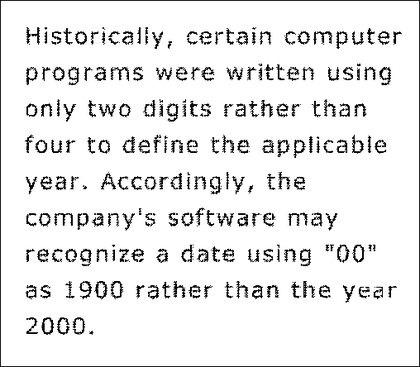
%> input picture Fig0449(a).tif, 420 x 367 px, shrunk from 508 x 444 before the run
$ octave repaire_GLPF.m   (GNU Octave 9; MATLAB toolbox functions it lacks are replaced by stand-ins)
%> lines starting %> are read from the running program, lines starting %| are printed output that depends on the picture
### gaussianLPF.m
function [ fl ] = gaussianLPF( m,n,d )
fl=zeros(m,n);
for i=1:m
    for j=1:n
        D=sqrt((i-m/2).^2 + (j-n/2).^2);
        fl(i,j)=exp(-1*D.^2/(2*d.^2));
    end
end

end

### repaire_GLPF.m
%%%Digital image processing
%%Author: Reza Rahimian
%%
clc;clear;close all
img=imread('Fig0449(a).tif');
%> img is the input picture: size 367x420 uint8; min 0, max 255, mean 234.5
figure();subplot(1,2,1);imshow(img);title('Orginal image');
ff_img=fftshift(fft2(img));
[m,n]=size(img);
%> m = 367; n = 420
d=100;

filter=gaussianLPF(m,n,d);
%> after the loop in gaussianLPF, `for i=1:m`:
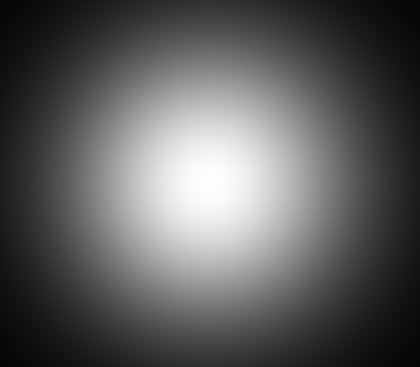
%> fl: size 367x420 double; min 0.0205, max 1, mean 0.367
result=ff_img.*filter;
subplot(1,2,2);imshow(ifft2(ifftshift(result)),[0 255]);title('Text Repaire with GaussianLowPassFilter');
%> after `imshow(ifft2(ifftshift(result)),[0 255])`:
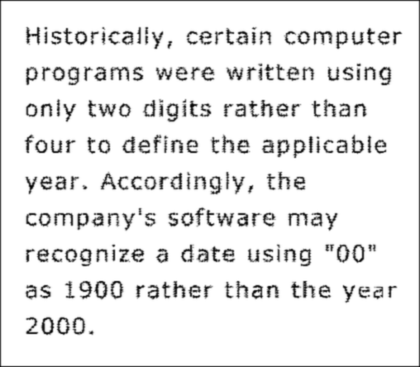
%> displayed picture: size 367x420, on the screen's scale of 0 to 255; min 4, max 255, mean 234.5
